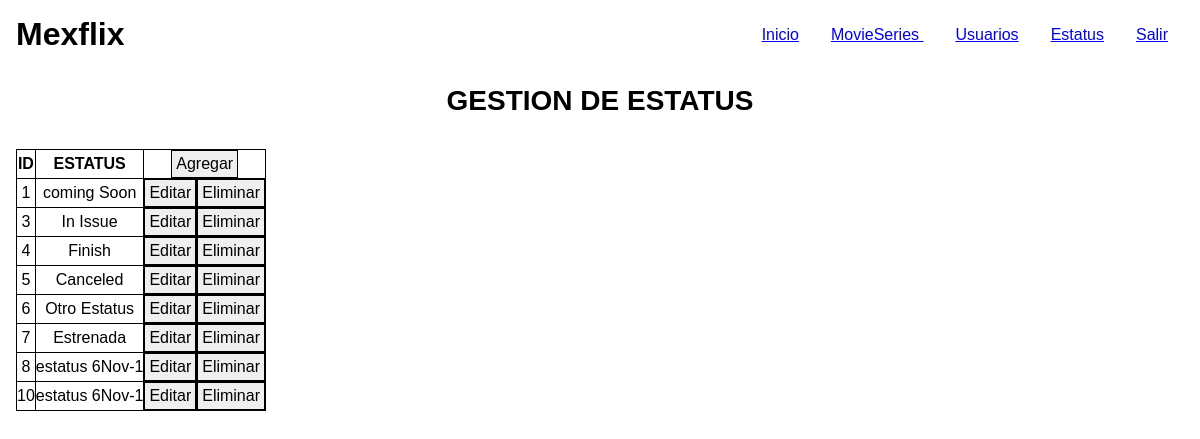
Before: /estatus (signed in) with the older database file.
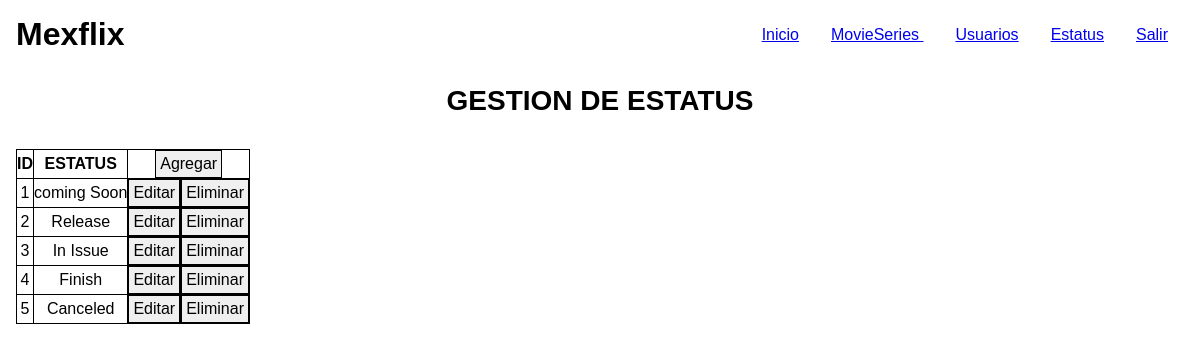
After: the same page with the newer database file.
### tables this page shows
CREATE TABLE estatus
(
  estatus_id INTEGER UNSIGNED PRIMARY KEY AUTO_INCREMENT,
  estatus VARCHAR(20) NOT NULL
);

### Controllers/ViewControllers.php (called while the page is built, shortened)
<?php
  class ViewControllers
  {
    private static $view_path = './views/';
    public function load_view($view)
    {
      require_once(self::$view_path. 'header.php');
      require_once(self::$view_path. $view. '.php');
      require_once(self::$view_path. 'footer.php');
    }
  }
?>

### index.php (called while the page is built, shortened)
<?php
  require_once('./controllers/Autoload.php');
  $route = isset($_GET['r'] ) ? $_GET['r']:'home' ;
  $mexflix = new Router($route);
?>

### Controllers/Autoload.php (called while the page is built, shortened)
<?php
  class Autoload
  {
    public function __construct()
    {
      spl_autoload_register(function($class_name){
        $models_path = './models/'.$class_name.'.php';
        $controllers_path = './controllers/'.$class_name.'.php';
      } );
    }
  }
?>

### Controllers/EstatusController.php (called while the page is built, shortened)
<?php
  class EstatusController
  {
    private $model;
    public function __construct()
    {
      $this->model = new EstatusModel();
    }
    public function get($estatus_id = '')
    {
      return $this->model->get($estatus_id);
    }
  }
?>

### Models/Model.php (called while the page is built, shortened)
<?php
abstract class Model
{
  private static $db_host = 'localhost';
  private static $db_user = 'root';
  private static $db_pass = '';
  private static $db_name = 'mexflix';
  private static $db_charset = 'utf8';
  private $conn;
  protected $query;
  protected $rows = array();
  private function db_open()
  {
    $this->conn = new mysqli(
      self::$db_host,
      self::$db_user,
      self::$db_pass,
      self::$db_name);
      $this->conn->set_charset(self::$db_charset);
  }
  protected function get_query()
  {
    $result = $this->conn->query($this->query);
    while ($this->rows[] = $result->fetch_assoc() );
    return array_pop($this->rows);
  }
}
?>

### Models/EstatusModel.php (called while the page is built, shortened)
<?php
  class EstatusModel extends Model
  {
   public function get($buscar_estatus_id = '')
   {
      $this->query = ($buscar_estatus_id != '' )?"SELECT * FROM estatus WHERE estatus_id = $buscar_estatus_id":"SELECT * FROM estatus";
      $this->get_query();
      $datos = array();
      foreach ($this->rows as $nombreCampo => $contenidoCampo)
      {
        array_push($datos,$contenidoCampo);
      }
      return $datos;
   }
  }
?>

### Views/estatus.php (the view)
<?php
  print('<h2 class="p1">GESTION DE ESTATUS</h2>');
  $estatus_controller = new EstatusController();
  $estatus = $estatus_controller->get();
  if (empty($estatus))
  {
    print('
      <div class = "container">
        <p class = "item error" >NO hay Estatus </p>
      </div>');
  }
  else
  {
    $template_estatus = '
      <div class = "item">
        <table>
          <tr>
            <th>ID</th>
            <th>ESTATUS</th>
            <th colspan="2">
              <form method ="POST">
                <input type ="hidden" name = "r" value ="estatus-add">
                 <input class ="button add" type = "submit" value ="Agregar">
              </form>
            </th>
          </tr>';
      for ($n=0;$n < count($estatus); $n++)
      {
        $template_estatus .= '
          <tr>
            <td>'.$estatus[$n]['estatus_id'].'</td>
            <td>'.$estatus[$n]['estatus'].'</td>
            <td>
              <form method ="POST">
                <input type ="hidden" name = "r" value ="estatus-edit">
                <input type ="hidden" name = "estatus_id" value ="'.$estatus[$n]['estatus_id'].'">
                <input class ="button edit" type = "submit" value ="Editar">
              </form>
            </td>
            <td>
              <form method ="POST">
                <input type ="hidden" name = "r" value ="estatus-delete">
                <input type ="hidden" name = "estatus_id" value ="'.$estatus[$n]['estatus_id'].'">
                <input class ="button delete" type = "submit" value ="Eliminar">
              </form>
            </td>
          </tr>
          ';
      }
      $template_estatus .= '
        </table>
      </div>
    ';
    print($template_estatus);
  }
?>

### Controllers/Router.php (shortened to what this page needs)
<?php
  class Router
  {
    public function __construct($route)
    {
      if ($_SESSION['ok'])
      {
        $this->route = isset($_GET['r']) ? $_GET['r']:'home';
        $controller = new ViewControllers();
          switch ($this->route)
          {
            case 'estatus':
              if (!isset($_POST['r']))
              {
                $controller->load_view('estatus');
              }
              break;
          }
      }
    }
  }
?>

### Views/header.php
<?php
  print('
    <!DOCTYPE html>
    <html lang="es">
      <head>
        <meta name= "viewport" content="width=device-width, initial-scale=1">
        <meta charset="UTF-8">
        <title>MexFlix</title>
        <meta name = "description" content= "Bienvenidos a Mexflix Tus Peliculas y Series favoritas">
        <link rel= "shortcut icon" type ="image/png" href="./public/img/favicon.png">
        <link rel = "stylesheet" href="./public/css/responsimple.css">
        <link rel = "stylesheet" href="./public/css/mexflix.css">
      </head>
      <body>
        <header class = "container center header">
          <div class = "item i-b v-middle ph12 lg2 lg-left">
            <h1 class = "logo">Mexflix</h1>
          </div>
      ');
  if ($_SESSION['ok'])
    {
      print('
        <nav class = "item i-b v-middle ph12 lg10 menu lg-right ">
          <ul class = "container">
            <li class = "nobullet item inline"><a href="./">Inicio</a></li>
            <li class = "nobullet item inline"><a href="movieseries">MovieSeries </a></li>
            <li class = "nobullet item inline"><a href="users">Usuarios</a></li>
            <li class = "nobullet item inline"><a href="estatus">Estatus</a></li>
            <li class = "nobullet item inline"><a href="salir">Salir</a></li>
          </ul>
        </ nav>
          ');
    }
  print('
      </header>
      <main class="container center main">
     ');

### Views/footer.php
<?php
  print('
  </main>
  <script src="./public/Js/mexflix.js"></script>
</body>
</html>
  ');
?>

### Public/CSS/responsimple.css (style rules this page uses)
html,mark { color:#000 }
.bullet,li { list-style-type:inherit;list-style-position:outside }
html { -ms-box-sizing:border-box;-moz-box-sizing:border-box;-webkit-box-sizing:border-box;box-sizing:border-box;font-family:sans-serif;font-size:16px;-ms-text-size-ajust:100%;-moz-text-size-ajust:100%;-webkit-text-size-ajust:100%;text-size-ajust:100%;background-color:#FFF }
body { overflow-x:hidden }
*,::after,::before { -ms-box-sizing:inherit;-moz-box-sizing:inherit;-webkit-box-sizing:inherit;box-sizing:inherit;margin:0;padding:0 }
a { background-color:transparent }
h1 { font-size:32px;font-size:2rem }
h2 { font-size:28px;font-size:1.75rem }
li { margin-left:1rem }
a,abbr,b,code,dfn,em,i,li,mark,p,pre,strong { font-size:inherit }
article,aside,details,figcaption,figure,footer,header,main,menu,nav,section,summary { display:block }
button,input,optgroup,option,select,textarea { padding:.25rem;font-family:inherit;font-size:16px;font-size:1rem;border:thin solid #000;color:inherit }
input { line-height:normal }
button,input[type=button],input[type=submit],input[type=reset],input[type=checkbox],input[type=radio],label,select { cursor:pointer }
.border,table,td,th { border:thin solid #000 }
table { border-collapse:collapse }
.container,.container-full { display:block;width:100%;margin:auto;font-size:0 }
.container { max-width:1200px }
.item { display:block;width:100%;padding:1rem;font-size:16px;font-size:1rem }
.ph12 { width:100% }
.i-b { display:inline-block }
.v-middle { vertical-align:middle }
.center { text-align:center }
.p1 { padding:1rem }
.inline { display:inline }
.nobullet { margin-left:0;list-style-type:none }
@media screen and (min-width:64em) { .lg10 { width:83.33333333333333% } }
@media screen and (min-width:64em) { .lg2 { width:16.66666666666667% } }
@media screen and (min-width:64em) { .lg-left { text-align:left } }
@media screen and (min-width:64em) { .lg-right { text-align:right } }

Changed rows visible on the page:
removed estatus: estatus_id "6", estatus "Otro Estatus"
removed estatus: estatus_id "7", estatus "Estrenada"
removed estatus: estatus_id "8", estatus "estatus 6Nov-1"
removed estatus: estatus_id "10", estatus "estatus 6Nov-1"
added estatus: estatus_id "2", estatus "Release"
